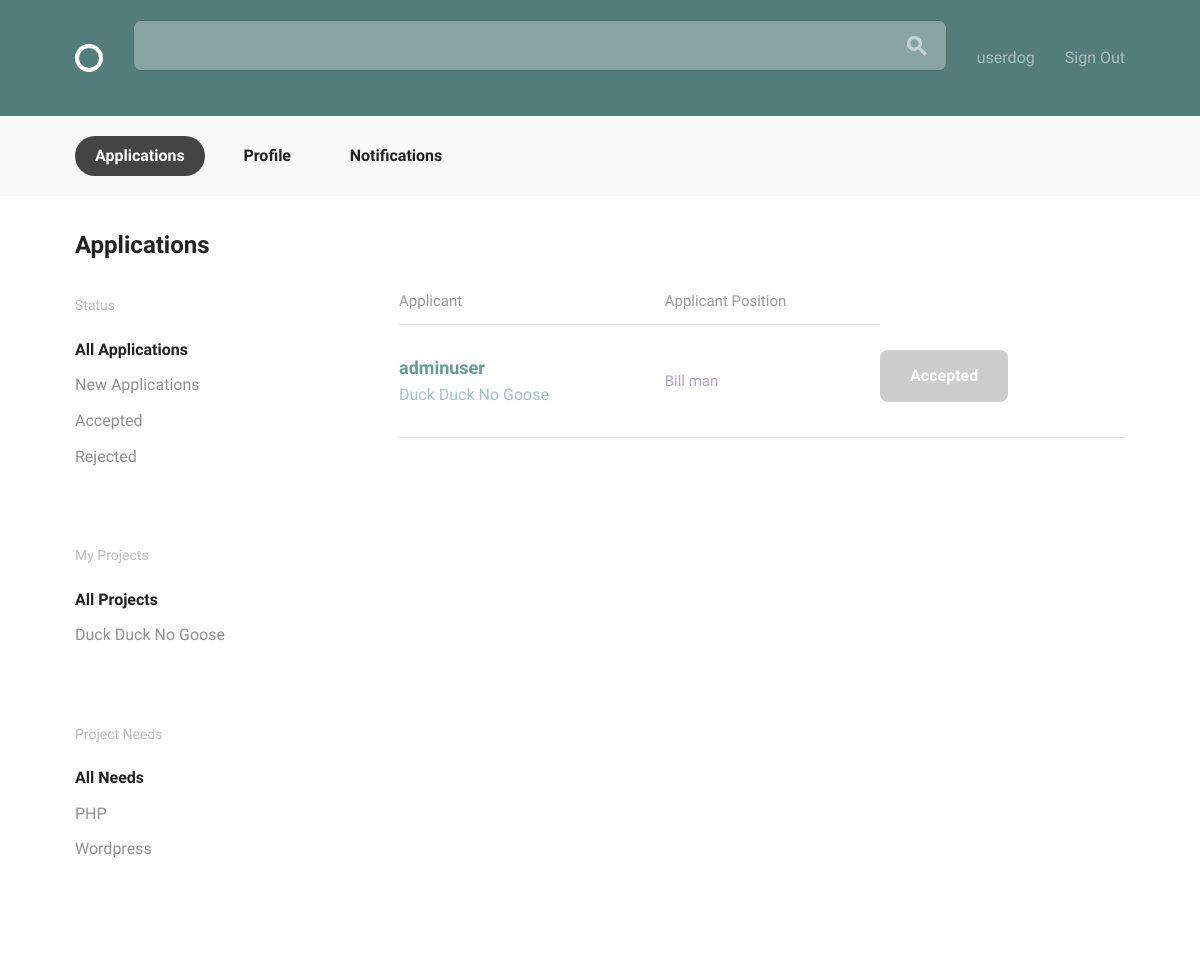
The app's page /projects/application/ (signed in) with its own data.
### accounts/models.py (models this page shows, shortened)
class User(AbstractBaseUser, PermissionsMixin):
    email = models.EmailField(unique=True)
    username = models.CharField(max_length=40, unique=True)
    name = models.CharField(max_length=100, default='')
    bio = models.TextField(max_length=500, blank=True, default='')
    image = models.ImageField(upload_to="profile_image/", blank=True)
    date_joined = models.DateTimeField(default=timezone.now)
    is_active = models.BooleanField(default=True)
    is_staff = models.BooleanField(default=False)
    objects = UserManager()
    USERNAME_FIELD = "email"
    REQUIRED_FIELDS = ["username"]
    def __str__(self):
        return self.username

### projects/models.py (models this page shows, shortened)
class Project(models.Model):
    name = models.CharField(max_length=255)
    description = models.TextField()
    timeline = models.CharField(max_length=255)
    requirements = models.TextField()
    user = models.ForeignKey(settings.AUTH_USER_MODEL, on_delete=models.CASCADE, null=True)

class Position(models.Model):
    ANDROID = "Android"
    DESIGN = "Design"
    JAVA = "Java"
    PHP = "PHP"
    PYTHON = "Python"
    RAILS = "Rails"
    WORDPRESS = "Wordpress"
    iOS = "iOS"
    SKILLS_CHOICE = (
        (ANDROID, "Android Developer"),
        (DESIGN, "Designer"),
        (JAVA, "Java Developer"),
        (PHP, "PHP Developer"),
        (PYTHON, "Python Developer"),
        (RAILS, "Rails Developer"),
        (WORDPRESS, "Wordpress Developer"),
        (iOS, "iOS Developer")
    )
    project = models.ForeignKey(
        Project,
        null=True,
        related_name="positions",
        on_delete=models.CASCADE)
    title = models.CharField(max_length=100, blank=True)
    description = models.TextField(max_length=500, blank=True)
    skill = models.CharField(
        max_length=20,
        choices=SKILLS_CHOICE,
        default="",
        blank=True)
    position_filled = models.BooleanField(default=False, blank=True)
    applicants = models.ManyToManyField(
        settings.AUTH_USER_MODEL,
        through='Application')

class Application(models.Model):
    applicant = models.ForeignKey(
        settings.AUTH_USER_MODEL,
        on_delete=models.CASCADE,
        related_name="application"
    )
    position = models.ForeignKey(Position, on_delete=models.CASCADE)
    status = models.CharField(max_length=20)

### projects/views.py (the view)
# urls.py: path('application/', views.application_list, name='application'),
@login_required
def application_list(request):
    applications = models.Application.objects.filter(
            position__project__user=request.user)
    projects = models.Project.objects.filter(user=request.user)
    return render(request, 'accounts/applications.html', {
            'applications': applications,
            'projects': projects })

### accounts/templates/accounts/applications.html (shortened to what this page needs)
{% extends 'accounts/layout.html' %}
{% block content %}
  <div class="bounds circle--page">
    <div class="circle--page--header grid-100">
      <h2>Applications</h2>
    </div>
    <div class="grid-25">
      <div class="circle--filter circle--secondary--module">
        <h4>Status</h4>
        <ul class="circle--filter--list">
          {% if 'accept' in request.path %}
          <li><a href="{% url 'projects:application' %}">All Applications</a></li>
          <li><a href="{% url 'projects:new_application' %}">New Applications</a></li>
          <li><a class="selected" href="{% url 'projects:accept_application' %}">Accepted</a></li>
          <li><a href="{% url 'projects:reject_application' %}">Rejected</a></li>
          {% else %}
          <li><a class="selected" href="{% url 'projects:application' %}">All Applications</a></li>
          <li><a href="{% url 'projects:new_application' %}">New Applications</a></li>
          <li><a href="{% url 'projects:accept_application' %}">Accepted</a></li>
          <li><a href="{% url 'projects:reject_application' %}">Rejected</a></li>
          {% endif %}
        </ul>
      </div>
      <div class="circle--filter circle--secondary--module">
        <h4>My Projects</h4>
        <ul class="circle--filter--list">
          <li><a class="selected">All Projects</a></li>
          {% for project in projects %}
            <li><a href="{% url 'projects:project' pk=project.pk %}">{{ project.name }}</a></li>
          {% endfor %}
        </ul>
      </div>
      <div class="circle--filter circle--secondary--module">
        <h4>Project Needs</h4>
        <ul class="circle--filter--list">
          <li><a class="selected">All Needs</a></li>
            {% for project in projects %}
              {% for position in project.positions.all %}
                <li><a href="{% url 'projects:project' pk=position.project.pk %}">{{ position.skill }}</a></li>
              {% endfor %}
            {% endfor %}
        </ul>
      </div>
    </div>
    <div class="grid-70 grid-push-5">
      <table class="u-full-width circle--table">
        <thead>
          <tr>
            <th>Applicant</th>
            <th class="circle--cell--right">Applicant Position</th>
          </tr>
        </thead>
        <tbody>
          {% for application in applications %}
            {% if application.applicant != request.user %}
              <tr class="clickable-row" data-href="{% url "accounts:profile" pk=application.applicant.pk %}">
                <td>
                  <h3>{{ application.applicant }}</h3>
                  <p>{{ application.position.project.name }}</p>
                </td>
                <td class="circle--cell--right">
                  <span class="secondary-label">{{ application.position.title }}</span>
                </td>
                <td>
                  {% if application.status == "accept" %}
                    <a class="button button-primary button-inactive">Accepted</a>
                  {% elif application.status == "reject" %}
                    <a class="button button-primary button-inactive">Rejected</a>
                  {% else %}
                    <a class="button button-primary" href="{% url 'projects:reject' pk=application.pk %}">Reject</a>
                  {% endif %}
                </td>
              </tr>
            {% endif %}
          {% endfor %}
        </tbody>
      </table>
    </div>
{% endblock %}

### accounts/templates/accounts/layout.html (shortened to what this page needs)
{% load static %}
<!DOCTYPE html>
<html lang="en">
<head>
  <link rel="stylesheet" href={% static "css/global.css" %}>
</head>
<body>
  <header class="circle--header">
    <div class="bounds">
      <div class="circle--fluid">
        <div class="circle--fluid--cell">
          <h1 class="hide-text circle--logo"><a class="logo" href="{% url 'home' %}">Circle</a></h1>
        </div>
        <div class="circle--fluid--cell circle--fluid--primary">
          <div class="circle--search">
            <form action="{% url 'search' %}" method="GET">
              <input type='search' name='q'><button type='button' class='secondary small button'>
            </form>
          </div>
        </div>
        <div class="circle--fluid--cell circle--fluid--secondary">
          <nav>
            <ul class="circle--inline">
              {% if user.is_authenticated %}
              <li><a href="{% url 'accounts:profile' user.id %}">{{ user.username }}</a></li>
              <li><a href="{% url 'accounts:signout' %}">Sign Out</a></li>
              {% else %}
              <li><a href="{% url 'accounts:signup' %}">Sign Up</a></li>
              <li><a href="{% url 'accounts:signin' %}">Sign In</a></li>
              {% endif %}
            </ul>
          </nav>
        </div>
      </div>
    </div>
  </header>
  <div class="circle--actions--bar">
    <nav class="bounds">
      <ul class="circle--pill--list">
        {% if 'profile' in request.path %}
          <li><a href="{% url 'projects:application' %}">Applications</a></li>
          <li><a class="selected" href="{% url 'accounts:profile' user.id %}">Profile</a></li>
          <li><a href="{% url 'projects:notification' %}">Notifications</a></li>
        {% elif 'application' in request.path %}
          <li><a class="selected" href="{% url 'projects:application' %}">Applications</a></li>
          <li><a href="{% url 'accounts:profile' user.id %}">Profile</a></li>
          <li><a href="{% url 'projects:notification' %}">Notifications</a></li>
        {% else %}
        <li><a href="{% url 'projects:application' %}">Applications</a></li>
        <li><a href="{% url 'accounts:profile' user.id %}">Profile</a></li>
        <li><a class="selected" href="{% url 'projects:notification' %}">Notifications</a></li>
        {% endif %}
      </ul>
    </nav>
  </div>
{% block content %}
{% endblock %}
</body>
</html>

### records on screen
User: username "userdog"
Project: name "Duck Duck No Goose"
Position: skill "PHP"
Position: skill "Wordpress"
Application: applicant "adminuser", position.project.name "Duck Duck No Goose", position "Bill man", status "Accepted"
